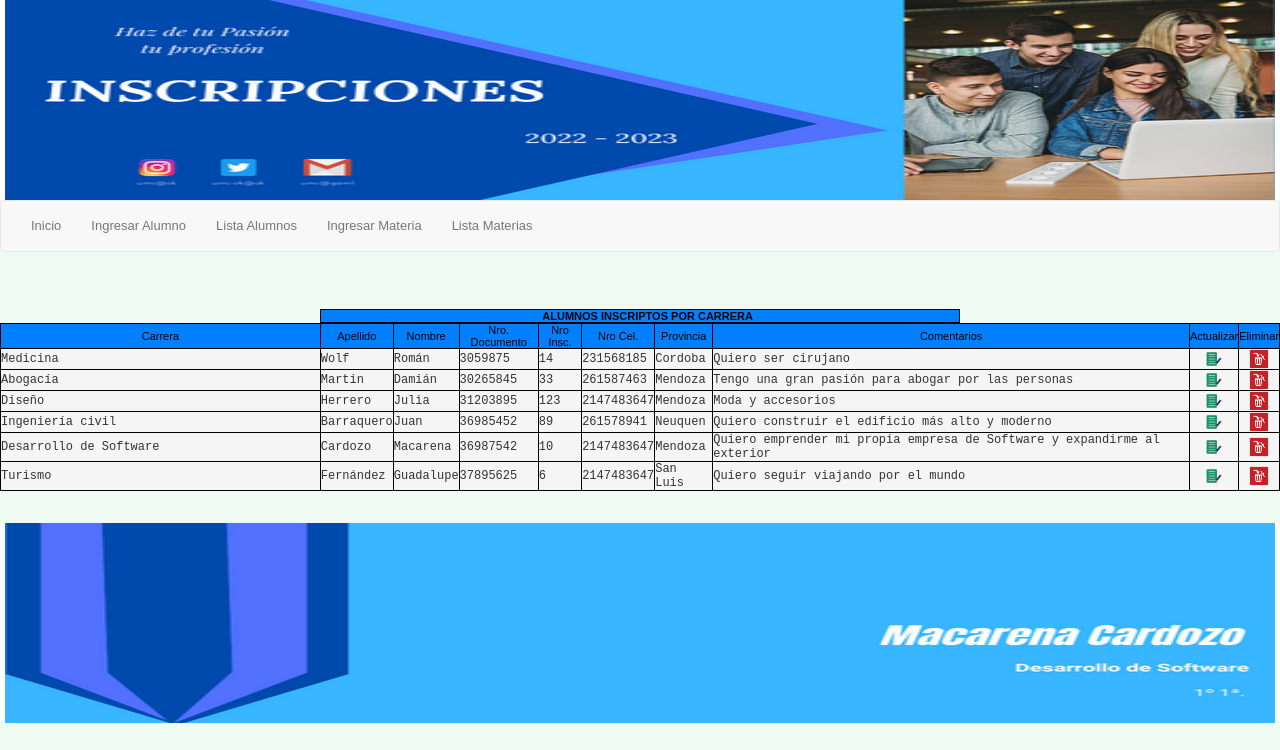
The page /ejc_js/ingreso.php on the database its author committed.
### tables this page shows
CREATE TABLE `alumno` (
  `alu_dni` bigint(20) NOT NULL,
  `alu_nombre` varchar(50) NOT NULL,
  `alu_apellido` varchar(70) NOT NULL,
  `alu_carrera` varchar(100) NOT NULL,
  `alu_insc` int(3) unsigned NOT NULL,
  `alu_provincia` varchar(50) NOT NULL,
  `alu_coment` varchar(100) NOT NULL,
  `alu_cel` int(15) NOT NULL,
  PRIMARY KEY (`alu_dni`)
);

### ejc_js/ingreso.php (the view, shortened to what this page needs)
<?php
$mysqli=Conectarse();
?>
<html>
<head>
</head>
<body>
<?php
      include('layouts/header.php');
      ?>
<br><br>
<div align ="center">
      <form  name="form1" method="get" action="ingreso.php">
       <table width="50%"  border="0" cellpadding="2" cellspacing="2" class=border>
        <tr>
         <td class=td><font class=tit><b>&nbsp;&nbsp;&nbsp;&nbsp;&nbsp;ALUMNOS INSCRIPTOS POR CARRERA</b></font><BR></td>
        </tr>
       </table>
       <table width="100%" border="1" cellpadding="2" cellspacing="2" class=border style="background-color:#C5C5C5">
           <tr>
            <td width="25%" class=td><div><font class=tit>Carrera</font></div></td>
            <td class=td><div><font class=tit>Apellido</font></div></td>
            <td class=td><div><font class=tit>Nombre</font></div></td>
            <td class=td><div><font class=tit>Nro. Documento</font></div></td>
            <td class=td><div><font class=tit>Nro Insc.</font></div></td>
            <td class=td><div><font class=tit>Nro Cel.</font></div></td>
            <td class=td><div><font class=tit>Provincia</font></div></td>
            <td class=td><div><font class=tit>Comentarios</font></div></td>
            <td class=td><div><font class=tit>Actualizar</font></div></td>
            <td class=td><div><font class=tit>Eliminar</font></div></td>
           </tr>
      <?php
        if ($resultado = mysqli_query($mysqli, "SELECT * FROM alumno")) {
            while ($row = $resultado->fetch_assoc()) {
            echo "<tr>
                    <td class=conten style=\"background-color:#f5f5f5\" id=\"linea_1_1\" name=\"linea_1_1\">".$row['alu_carrera']."</td>
                    <td class=conten style=\"background-color:#f5f5f5\" id=\"linea_2_1\" name=\"linea_2_1\">".$row['alu_apellido']."</td>
                    <td class=conten style=\"background-color:#f5f5f5\" id=\"linea_3_1\" name=\"linea_3_1\">".$row['alu_nombre']."</td>
                    <td class=conten style=\"background-color:#f5f5f5\" id=\"linea_4_1\" name=\"linea_4_1\">".$row['alu_dni']."</td>
                    <td class=conten style=\"background-color:#f5f5f5\" id=\"linea_5_1\" name=\"linea_5_1\">".$row['alu_insc']."</td>
                    <td class=conten style=\"background-color:#f5f5f5\" id=\"linea_6_1\" name=\"linea_6_1\">".$row['alu_cel']."</td>
                    <td class=conten style=\"background-color:#f5f5f5\" id=\"linea_7_1\" name=\"linea_7_1\">".$row['alu_provincia']."</td>
                    <td class=conten style=\"background-color:#f5f5f5\" id=\"linea_8_1\" name=\"linea_8_1\">".$row['alu_coment']."</td>
		    <td class=conten style=\"background-color:#f5f5f5\" id=\"linea_9_1\" name=\"linea_9_1\"><div align=\"center\"><a href=\"actualizar.php?modificar=001&walu_dni=".$row['alu_dni']."\"><img src=\"img/modificar.jpg\" width=\"20\" height=\"20\" /></a></div></td>
		    <td class=conten style=\"background-color:#f5f5f5\" id=\"linea_10_1\" name=\"linea_10_1\"><div align=\"center\"><a href=\"ingreso.php?eliminar=001&walu_dni=".$row['alu_dni']."\"><img src=\"img/deletee.png\" width=\"20\" height=\"20\" /></a></div></td>
                   </tr>";
            }
        }
      ?>
       </table>
      </form>
       <br>
</div>
<?php
      include('layouts/footer.php');
      ?>
</body>
</html>

### ejc_js/layouts/header.php (shortened to what this page needs)
<!DOCTYPE html>
<html lang="en">
<head>
  <link rel="stylesheet" type="text/css" href="estilo.css">
  <link rel="stylesheet" href="https://maxcdn.bootstrapcdn.com/bootstrap/3.3.7/css/bootstrap.min.css">
</head>
<body>
  <header>
  <table width="100%">
      <tr>
        <td class=content style="background-color: white;" id="linea_10_1" name="linea_9_1">
          <div aling="center"><img src="img/headerr.png" width="1270" height="200"></div>
        </td>
      </tr>
    </table>
  <nav class="navbar navbar-default" role="navigation">
    <div class="navbar-collapse collapse">
      <ul class="nav navbar-nav navbar-center">
        <li><a href="index.php">Inicio</a></li>
        <li><a href="index.php">Ingresar Alumno</a></li>
        <li><a href="ingreso.php">Lista Alumnos</a></li>
        <li><a href="materia.php">Ingresar Materia</a></li>
        <li><a href="recepcionMaterias.php">Lista Materias</a></li>
      </ul>
    </div>
  </nav>
  </header>
</body>
</html>

### ejc_js/layouts/footer.php (shortened to what this page needs)
<!DOCTYPE html>
<html lang="en">
<head>
    <link rel="stylesheet" type="text/css" href="estilo.css">
</head>
<body>
        <table width="100%">
  <tr>
    <td class=content style="background-color:white" id="linea_10_1" name="linea_9_1">
      <div aling="center"><img src="img/footerr.png" width="1270" height="200"></div>
    </td>
  </tr>
</table>
</body>
</html>

### ejc_js/estilo.css (style rules this page uses)
BODY { font-family: verdana,arial,helvetica; font-size: 13px; background-color : #EFFBF2; margin:0; padding:0; }
.conten { font-family: "Courier New"; font-size: 12px; font-weight: normal; text-align: left; background: black; vertical-align: middle; azimuth: left; }
.border { font-family: verdana,arial,helvetica; font-size: 12px; font-weight: normal; text-align: left; background: transparent; vertical-align: middle; border: 1px groove Black; border-color: Black; border-style: ridge; }
.tit { font-family: verdana,arial,helvetica; font-size: 11px; color: black; background-color: #0080FF; font-weight: normal; text-align: center; azimuth: center; vertical-align: middle; }
TD { font-family: verdana,arial,helvetica; font-size: 10px; background-color: #0080FF; text-align: center; azimuth: center; }
.td { font-family: verdana,arial,helvetica; font-size: 10px; color: inherit; background-color: #0080FF; font-weight: normal; text-align: center; azimuth: center; font-style: normal; }

### rows shown on the page
alumno: alu_carrera "Medicina", alu_apellido "Wolf", alu_nombre "Román", alu_dni "3059875", alu_insc "14", alu_cel "231568185", alu_provincia "Cordoba", alu_coment "Quiero ser cirujano"
alumno: alu_carrera "Abogacía", alu_apellido "Martin", alu_nombre "Damián", alu_dni "30265845", alu_insc "33", alu_cel "261587463", alu_provincia "Mendoza", alu_coment "Tengo una gran pasión para abogar por las personas"
alumno: alu_carrera "Diseño", alu_apellido "Herrero", alu_nombre "Julia", alu_dni "31203895", alu_insc "123", alu_cel "2147483647", alu_provincia "Mendoza", alu_coment "Moda y accesorios"
alumno: alu_carrera "Ingeniería civil", alu_apellido "Barraquero", alu_nombre "Juan", alu_dni "36985452", alu_insc "89", alu_cel "261578941", alu_provincia "Neuquen", alu_coment "Quiero construir el edificio más alto y moderno"
alumno: alu_carrera "Desarrollo de Software", alu_apellido "Cardozo", alu_nombre "Macarena", alu_dni "36987542", alu_insc "10", alu_cel "2147483647", alu_provincia "Mendoza", alu_coment "Quiero emprender mi propia empresa de Software y expandirme al exterior"
alumno: alu_carrera "Turismo", alu_apellido "Fernández", alu_nombre "Guadalupe", alu_dni "37895625", alu_insc "6", alu_cel "2147483647", alu_provincia "San Luis", alu_coment "Quiero seguir viajando por el mundo"
